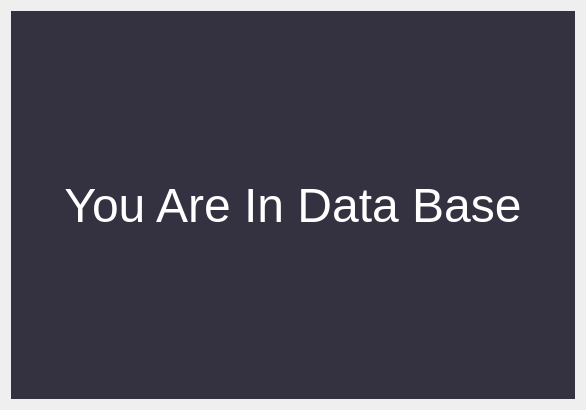
<?xml version="1.0" encoding="UTF-8"?>
<ui version="4.0">
 <class>Dialog</class>
 <widget class="QDialog" name="Dialog">
  <property name="geometry">
   <rect>
    <x>0</x>
    <y>0</y>
    <width>586</width>
    <height>410</height>
   </rect>
  </property>
  <property name="windowTitle">
   <string>Dialog</string>
  </property>
  <property name="styleSheet">
   <string notr="true"/>
  </property>
  <layout class="QHBoxLayout" name="horizontalLayout">
   <item>
    <widget class="QLabel" name="label">
     <property name="font">
      <font>
       <pointsize>36</pointsize>
      </font>
     </property>
     <property name="styleSheet">
      <string notr="true">QLabel
{
	background-color:rgb(52,50,64);
	color:white
}</string>
     </property>
     <property name="text">
      <string>You Are In Data Base</string>
     </property>
     <property name="alignment">
      <set>Qt::AlignCenter</set>
     </property>
    </widget>
   </item>
  </layout>
 </widget>
 <resources/>
 <connections/>
</ui>
